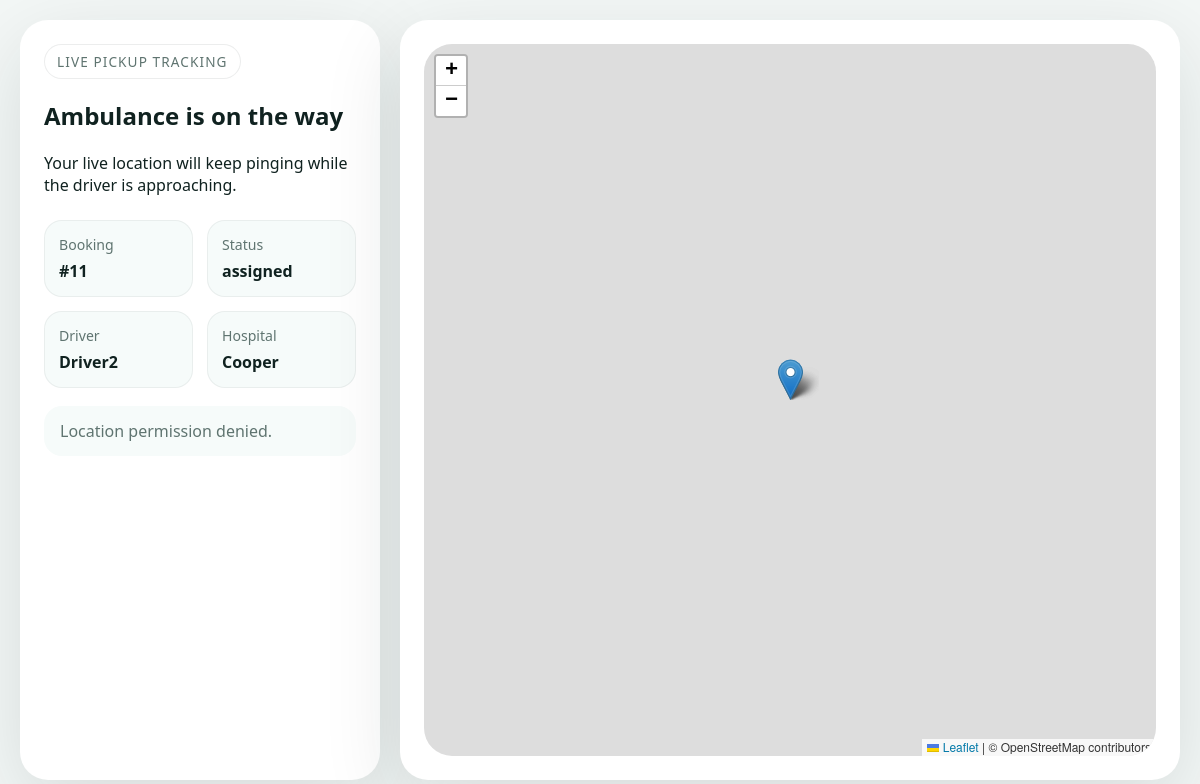
Page /booking/11/track/ on the earlier database version.
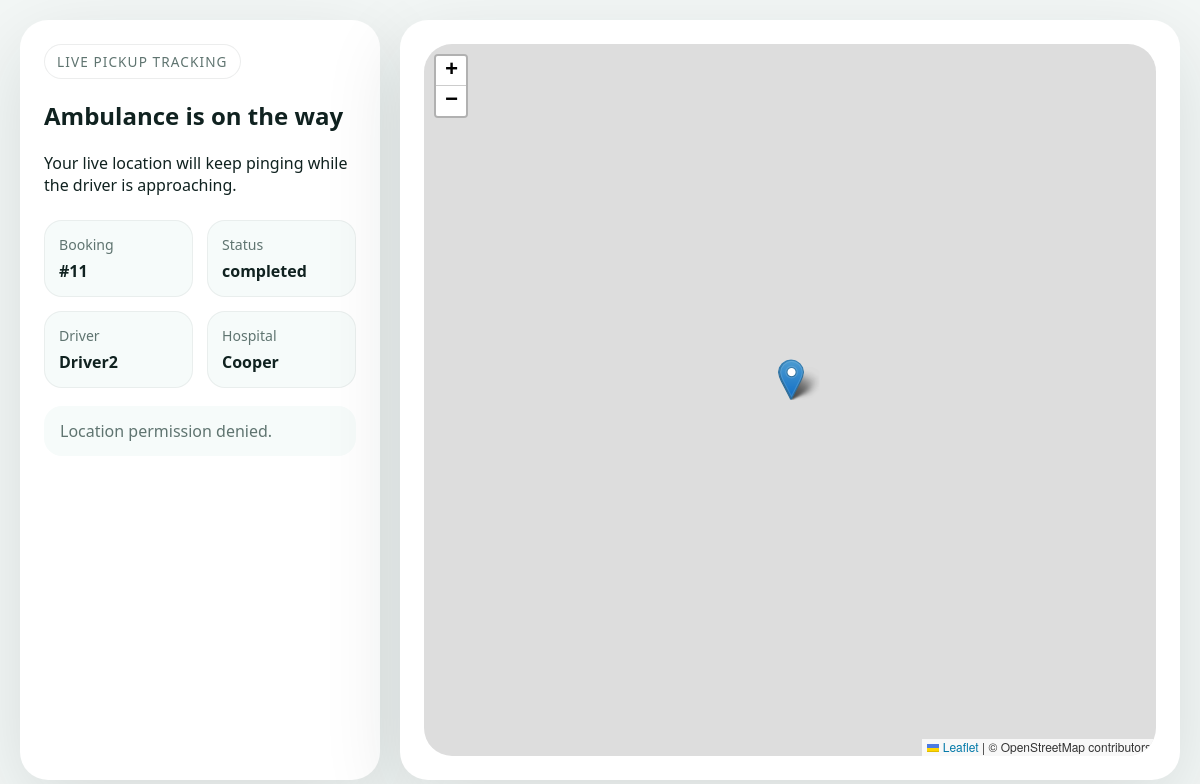
Same page on the later database version.
### core/models.py (models this page shows)
class Booking(models.Model):
    phno = models.CharField(max_length = 15,validators=[phone_regex])
    pickup_lat = models.FloatField()
    pickup_long = models.FloatField()
    drop_lat = models.FloatField(null=True,blank=True)
    drop_long = models.FloatField(null=True,blank=True)
    ambulance_types = [
        ("ICU","Advance cardiac care"),
        ("ALS","Advance life support"),
        ("BLS","Basic life support "),
    ]
    hospital_pref = [
        ("Gov","Governement"),
        ("Pri","Private"),
        ("near","Nearest"),
    ]
    ambulance_type = models.CharField(max_length = 20, choices=ambulance_types)
    hospital_prefrences = models.CharField(max_length = 20, choices=hospital_pref)
    assigned_hosp = models.ForeignKey("Hospital",
                                      on_delete=models.SET_NULL,
                                      null=True,
                                      blank=True
                                      )
    assigned_driver = models.ForeignKey("driver.Driver",
                                        on_delete=models.SET_NULL,
                                        null=True,
                                        blank = True
                                        )
    status_choices = [
        ("pending","pending"),
        ("assigned","assigned"),
        ("in_progress","in_progress"),
        ("completed","completed"),
        ("terminated","terminated"),
    ]
    status = models.CharField(max_length = 20, choices=status_choices,default="pending")
    created_at = models.DateTimeField(auto_now_add=True)

class User(AbstractUser):           # already inclueds password,username
    phno = models.CharField(max_length = 15,validators=[phone_regex])
    email = models.EmailField(unique=True,blank = True)
    role_choices = [
        ("Admin","admin"),
        ("Driver","driver"),
    ]
    roles = models.CharField(max_length=20,choices=role_choices ,blank=True, null=True)

class Hospital(models.Model):
    name = models.CharField(max_length=30)
    hosp_type = [
        ("gov","Governement"),
        ("pri","Private"),
    ]
    hosp = models.CharField(max_length = 30,choices=hosp_type)
    lat = models.FloatField()
    long = models.FloatField()
    is_active = models.BooleanField(default=True)

### driver/models.py (models this page shows)
class Driver(models.Model):
    user = models.OneToOneField(User,on_delete=models.CASCADE)
    licens = models.CharField(max_length = 20, validators=[license_key_validator])
    current_lat = models.FloatField(null=True, blank=True)
    current_long = models.FloatField(null=True, blank=True)
    states_choices = [
        ("On","Online"),
        ("Off","Offline"),
        ("Busy","En route"),
        ("Accidents","Accident"),
    ]
    ambulance_type = models.CharField(
        max_length=10,
        choices=[
            ("ICU","ICU"),
            ("ALS","ALS"),
            ("BLS","BLS")
        ]
    )
    state = models.CharField(max_length = 20, choices=states_choices)

### core/views.py (the view)
# urls.py: path("booking/<int:booking_id>/track/", views.track_booking, name="track_booking"),
def track_booking(request, booking_id):
    session_phone = request.session.get("phone")
    booking = get_object_or_404(Booking.objects.select_related("assigned_driver__user", "assigned_hosp"), pk=booking_id)
    if session_phone and booking.phno != session_phone:
        return redirect("phone_page")
    return render(request, "core/booking_done.html", {"booking": booking})

### core/templates/core/booking_done.html (shortened to what this page needs)
{% load static %}
<!DOCTYPE html>
<html lang="en">
<head>
    <link rel="stylesheet" href="{% static 'css/style.css' %}">
    <link rel="stylesheet" href="https://unpkg.com/leaflet/dist/leaflet.css">
</head>
<body class="tracking-shell">
    <main class="tracking-layout">
        <section class="tracking-card">
            <div class="eyebrow">Live pickup tracking</div>
            <h1>Ambulance is on the way</h1>
            <p>Your live location will keep pinging while the driver is approaching.</p>
            <div class="tracking-grid">
                <div class="profile-item">
                    <span>Booking</span>
                    <strong>#{{ booking.id }}</strong>
                </div>
                <div class="profile-item">
                    <span>Status</span>
                    <strong id="tracking-status">{{ booking.status }}</strong>
                </div>
                <div class="profile-item">
                    <span>Driver</span>
                    <strong id="tracking-driver">{{ booking.assigned_driver.user.username|default:"Pending assignment" }}</strong>
                </div>
                <div class="profile-item">
                    <span>Hospital</span>
                    <strong id="tracking-hospital">{{ booking.assigned_hosp.name|default:"Pending hospital" }}</strong>
                </div>
            </div>
            <div class="tracking-note" id="tracking-note">
            </div>
        </section>
        <section class="tracking-map-panel">
            <div id="user-tracking-map" class="map-canvas tracking-map"></div>
        </section>
    </main>
</body>
</body>
</html>

### static/css/style.css (style rules this page uses)
:root { --bg: #f3f7f6; --panel: rgba(255, 255, 255, 0.82); --panel-strong: #ffffff; --text: #102220; --muted: #5f7470; --accent: #e14942; --accent-dark: #bb342f; --success: #0e8f67; --warning: #d18919; --shadow: 0 24px 80px rgba(16, 34, 32, 0.12); --radius: 28px; }
.map-canvas { height: 100%; min-height: 400px; }
.tracking-map { height: 500px; }
.tracking-shell, .dashboard-shell { overflow-y: auto !important; height: auto !important; min-height: 100vh; }
#user-tracking-map { height: 500px !important; width: 100%; }
* { box-sizing: border-box; }
body { margin: 0; color: var(--text); background: var(--bg); font-family: "Segoe UI", sans-serif; }
.eyebrow, .step-chip { display: inline-flex; width: fit-content; padding: 7px 12px; border-radius: 999px; background: rgba(255, 255, 255, 0.6); border: 1px solid rgba(16, 34, 32, 0.08); color: var(--muted); font-size: 0.85rem; letter-spacing: 0.08em; text-transform: uppercase; }
.tracking-shell { min-height: 100vh; padding: 20px; }
.tracking-layout { min-height: calc(100vh - 40px); display: grid; grid-template-columns: 360px minmax(0, 1fr); gap: 20px; }
.tracking-card, .tracking-map-panel { padding: 24px; border-radius: var(--radius); background: var(--panel-strong); box-shadow: var(--shadow); }
.tracking-grid { display: grid; grid-template-columns: repeat(2, minmax(0, 1fr)); gap: 14px; margin-top: 24px; }
.tracking-note { margin-top: 18px; padding: 14px 16px; border-radius: 18px; background: #f6fbfa; color: var(--muted); }
.tracking-map { min-height: calc(100vh - 88px); }
.profile-item { padding: 14px; border-radius: 18px; background: #f6fbfa; border: 1px solid rgba(16, 34, 32, 0.06); }
.profile-item span, .stat-card span { display: block; margin-bottom: 6px; color: var(--muted); font-size: 0.88rem; }
.map-canvas { width: 100%; min-height: 100%; border-radius: var(--radius); }

Differences in the rows shown:
changed Booking "Driver2": status "assigned" → "completed"
